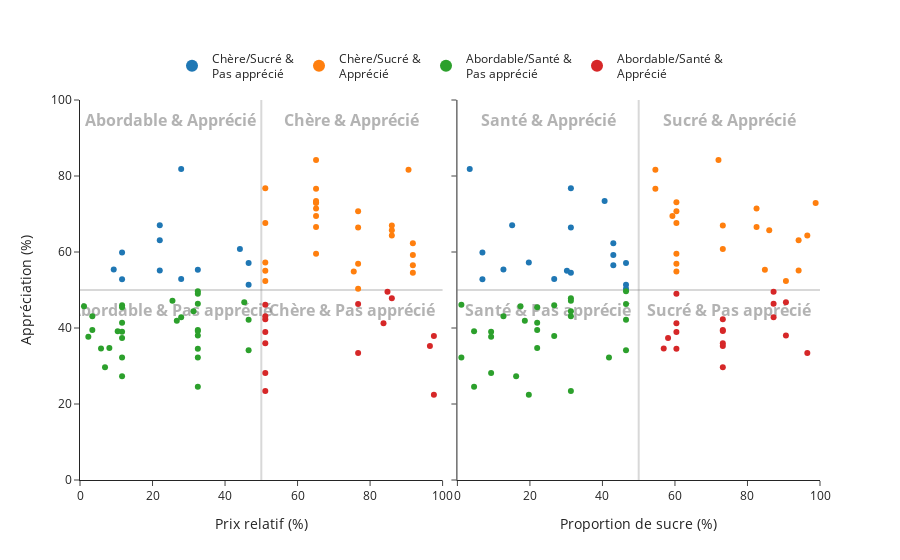

The notebook cell saved with this chart:
### Code cell
scat1 = px.scatter(filtered1_df, x=x_col1, y=y_col, color='couleur', hover_data=['competitorname'], template='simple_white')

scat2 = px.scatter(filtered2_df, x=x_col2, y=y_col, color='couleur', hover_data=['competitorname'], template='simple_white')
scat2.update_traces(xaxis='x2')
scat2.update_traces(yaxis='y2')
scat2.update_traces(showlegend=False)
#scat2.for_each_trace(lambda x: x.update(legendgroup=x['legendgroup'] + '-1'))

text = [
    # Text Right Graph
    go.Scatter(x=[25], y=[94], mode='text', text='<b style="color:grey; font-size:1.3em">Abordable & Apprécié</b>', textposition='middle center', textfont_color='rgba(80,80,80,0.6)', showlegend=False, xaxis='x', yaxis='y'),
    go.Scatter(x=[25], y=[44], mode='text', text='<b style="color:grey; font-size:1.3em">Abordable & Pas apprécié</b>', textposition='middle center', textfont_color='rgba(80,80,80,0.6)', showlegend=False, xaxis='x', yaxis='y'),
    go.Scatter(x=[75], y=[94], mode='text', text='<b style="color:grey; font-size:1.3em">Chère & Apprécié</b>', textposition='middle center', textfont_color='rgba(80,80,80,0.6)', showlegend=False, xaxis='x', yaxis='y'),
    go.Scatter(x=[75], y=[44], mode='text', text='<b style="color:grey; font-size:1.3em">Chère & Pas apprécié</b>', textposition='middle center', textfont_color='rgba(80,80,80,0.6)', showlegend=False, xaxis='x', yaxis='y'),
    
    # Text Left Graph
    go.Scatter(x=[25], y=[94], mode='text', text='<b style="color:grey; font-size:1.3em">Santé & Apprécié</b>', textposition='middle center', textfont_color='rgba(80,80,80,0.6)', showlegend=False, xaxis='x2', yaxis='y2'),
    go.Scatter(x=[25], y=[44], mode='text', text='<b style="color:grey; font-size:1.3em">Santé & Pas apprécié</b>', textposition='middle center', textfont_color='rgba(80,80,80,0.6)', showlegend=False, xaxis='x2', yaxis='y2'),
    go.Scatter(x=[75], y=[94], mode='text', text='<b style="color:grey; font-size:1.3em">Sucré & Apprécié</b>', textposition='middle center', textfont_color='rgba(80,80,80,0.6)', showlegend=False, xaxis='x2', yaxis='y2'),
    go.Scatter(x=[75], y=[44], mode='text', text='<b style="color:grey; font-size:1.3em">Sucré & Pas apprécié</b>', textposition='middle center', textfont_color='rgba(80,80,80,0.6)', showlegend=False, xaxis='x2', yaxis='y2'),
]

fig = go.Figure([*text, *scat1.data, *scat2.data], layout={
    "xaxis":  {'anchor': 'y' , 'domain': [0, .49], 'range': [0, 100], 'title': {'text': 'Prix relatif (%)'}},
    "xaxis2": {'anchor': 'y2', 'domain': [.51, 1], 'range': [0, 100], 'matches': 'x', 'title': {'text': 'Proportion de sucre (%)'}},
    "yaxis":  {'anchor': 'x' , 'domain': [0, 1]  , 'range': [0, 100], 'title': {'text': 'Appréciation (%)'}},
    "yaxis2": {'anchor': 'x2', 'domain': [0, 1]  , 'range': [0, 100], 'matches': 'y', 'showticklabels': False},
    "shapes":[
        {'layer': 'below', 'line': {'color': 'grey', 'width': 2}, 'type': 'line', 'x0': 50, 'x1': 50, 'xref': 'x'        , 'y0': 0 , 'y1': 1 , 'yref': 'y domain' },
        {'layer': 'below', 'line': {'color': 'grey', 'width': 2}, 'type': 'line', 'x0': 50, 'x1': 50, 'xref': 'x2'       , 'y0': 0 , 'y1': 1 , 'yref': 'y2 domain'},
        {'layer': 'below', 'line': {'color': 'grey', 'width': 2}, 'type': 'line', 'x0': 0 , 'x1': 1 , 'xref': 'x domain' , 'y0': 50, 'y1': 50, 'yref': 'y'        },
        {'layer': 'below', 'line': {'color': 'grey', 'width': 2}, 'type': 'line', 'x0': 0 , 'x1': 1 , 'xref': 'x2 domain', 'y0': 50, 'y1': 50, 'yref': 'y2'       }
    ],
    'legend' : {'itemsizing': 'constant', 'orientation': 'h', 'title': {'text': ''}, 'tracegroupgap': 0, 'x': 0.5, 'xanchor': 'center', 'y': 1.03, 'yanchor': 'bottom'},
    #'legend' : {'itemsizing': 'constant', 'orientation': 'h', 'title': {'text': ''}, 'tracegroupgap': 0, 'x': 0.25, 'xanchor': 'center', 'y': 1.03, 'yanchor': 'bottom'},
    # 'legend2': {'itemsizing': 'constant', 'orientation': 'h', 'title': {'text': ''}, 'tracegroupgap': 0, 'x': 0.75, 'xanchor': 'center', 'y': 1.03, 'yanchor': 'bottom'},
    'template': "simple_white"
})

fig.update_traces(hovertemplate="""
<b style="font-size: 1.3em">%{customdata}</b><br>
%{yaxis.title.text}: %{y}<br>
%{xaxis.title.text}: %{x}<br>
<extra></extra>
""", selector=dict(type="scatter", mode="markers"))
fig.update_traces(hoverinfo='skip', selector=dict(type="scatter", mode="text"))


#print(fig)

### Figure 1 — Plotly figure (JSON) as saved in the notebook; plotly's stock layout.template omitted (floating-point values rounded to 4 significant figures)
{"data": [{"hoverinfo": "skip", "mode": "text", "showlegend": false, "text": "<b style=\"color:grey; font-size:1.3em\">Abordable & Apprécié</b>", "textfont": {"color": "rgba(80,80,80,0.6)"}, "textposition": "middle center", "type": "scatter", "x": [25], "xaxis": "x", "y": [94], "yaxis": "y"}, {"hoverinfo": "skip", "mode": "text", "showlegend": false, "text": "<b style=\"color:grey; font-size:1.3em\">Abordable & Pas apprécié</b>", "textfont": {"color": "rgba(80,80,80,0.6)"}, "textposition": "middle center", "type": "scatter", "x": [25], "xaxis": "x", "y": [44], "yaxis": "y"}, {"hoverinfo": "skip", "mode": "text", "showlegend": false, "text": "<b style=\"color:grey; font-size:1.3em\">Chère & Apprécié</b>", "textfont": {"color": "rgba(80,80,80,0.6)"}, "textposition": "middle center", "type": "scatter", "x": [75], "xaxis": "x", "y": [94], "yaxis": "y"}, {"hoverinfo": "skip", "mode": "text", "showlegend": false, "text": "<b style=\"color:grey; font-size:1.3em\">Chère & Pas apprécié</b>", "textfont": {"color": "rgba(80,80,80,0.6)"}, "textposition": "middle center", "type": "scatter", "x": [75], "xaxis": "x", "y": [44], "yaxis": "y"}, {"hoverinfo": "skip", "mode": "text", "showlegend": false, "text": "<b style=\"color:grey; font-size:1.3em\">Santé & Apprécié</b>", "textfont": {"color": "rgba(80,80,80,0.6)"}, "textposition": "middle center", "type": "scatter", "x": [25], "xaxis": "x2", "y": [94], "yaxis": "y2"}, {"hoverinfo": "skip", "mode": "text", "showlegend": false, "text": "<b style=\"color:grey; font-size:1.3em\">Santé & Pas apprécié</b>", "textfont": {"color": "rgba(80,80,80,0.6)"}, "textposition": "middle center", "type": "scatter", "x": [25], "xaxis": "x2", "y": [44], "yaxis": "y2"}, {"hoverinfo": "skip", "mode": "text", "showlegend": false, "text": "<b style=\"color:grey; font-size:1.3em\">Sucré & Apprécié</b>", "textfont": {"color": "rgba(80,80,80,0.6)"}, "textposition": "middle center", "type": "scatter", "x": [75], "xaxis": "x2", "y": [94], "yaxis": "y2"}, {"hoverinfo": "skip", "mode": "text", "showlegend": false, "text": "<b style=\"color:grey; font-size:1.3em\">Sucré & Pas apprécié</b>", "textfont": {"color": "rgba(80,80,80,0.6)"}, "textposition": "middle center", "type": "scatter", "x": [75], "xaxis": "x2", "y": [44], "yaxis": "y2"}, {"customdata": [["Reese's Miniatures"], ["Milky Way Midnight"], ["Haribo Sour Bears"], ["Lifesavers big ring gummies"], ["Nerds"], ["Hershey's Kisses"], ["Skittles original"], ["Haribo Gold Bears"], ["Skittles wildberry"], ["Sour Patch Kids"], ["Sour Patch Tricksters"], ["Starburst"]], "hovertemplate": "\n<b style=\"font-size: 1.3em\">%{customdata}</b><br>\n%{yaxis.title.text}: %{y}<br>\n%{xaxis.title.text}: %{x}<br>\n<extra></extra>\n", "legendgroup": "Chère/Sucré &<br>Pas apprécié", "marker": {"color": "#1F77B4", "symbol": "circle"}, "mode": "markers", "name": "Chère/Sucré &<br>Pas apprécié", "orientation": "v", "showlegend": true, "type": "scatter", "x": [27.9, 44.1, 46.5, 27.9, 32.5, 9.3, 22, 46.5, 22, 11.6, 11.6, 22], "xaxis": "x", "y": [81.87, 60.8, 51.41, 52.91, 55.35, 55.38, 63.09, 57.12, 55.1, 59.86, 52.83, 67.04], "yaxis": "y"}, {"customdata": [["Milky Way"], ["Milky Way Simply Caramel"], ["Mr Good Bar"], ["Milk Duds"], ["M&M's"], ["3 Musketeers"], ["100 Grand"], ["Nestle Crunch"], ["Peanut M&Ms"], ["Reese's Peanut Butter cup"], ["Reese's pieces"], ["Reese's stuffed with pieces"], ["Rolo"], ["Snickers"], ["Snickers Crisper"], ["Swedish Fish"], ["Twix"], ["Peanut butter M&M's"], ["Nestle Butterfinger"], ["Kit Kat"], ["Junior Mints"], ["Hershey's Special Dark"], ["Hershey's Milk Chocolate"], ["Hershey's Krackel"], ["Baby Ruth"], ["Almond Joy"], ["Air Heads"]], "hovertemplate": "\n<b style=\"font-size: 1.3em\">%{customdata}</b><br>\n%{yaxis.title.text}: %{y}<br>\n%{xaxis.title.text}: %{x}<br>\n<extra></extra>\n", "legendgroup": "Chère/Sucré &<br>Apprécié", "marker": {"color": "#FF7F0E", "symbol": "circle"}, "mode": "markers", "name": "Chère/Sucré &<br>Apprécié", "orientation": "v", "showlegend": true, "type": "scatter", "x": [65.1, 86.0, 91.8, 51.1, 65.1, 51.1, 86.0, 76.7, 65.1, 65.1, 65.1, 65.1, 86.0, 65.1, 65.1, 75.5, 90.6, 65.1, 76.7, 51.1, 51.1, 91.8, 91.8, 91.8, 76.7, 76.7, 51.1], "xaxis": "x", "y": [73.1, 64.35, 54.53, 55.06, 66.57, 67.6, 66.97, 66.47, 69.48, 84.18, 73.43, 72.89, 65.72, 76.67, 59.53, 54.86, 81.64, 71.47, 70.74, 76.77, 57.22, 59.24, 56.49, 62.28, 56.91, 50.35, 52.34], "yaxis": "y"}, {"customdata": [["Lemonhead"], ["Super Bubble"], ["Caramel Apple Pops"], ["Smarties candy"], ["Candy Corn"], ["Strawberry bon bons"], ["Sugar Daddy"], ["Tootsie Roll Snack Bars"], ["Tootsie Pop"], ["Tootsie Roll Midgies"], ["Laffy Taffy"], ["Trolli Sour Bites"], ["One dime"], ["Twizzlers"], ["Warheads"], ["Welch's Fruit Snacks"], ["Werther's Original Caramel"], ["Sixlets"], ["Runts"], ["Root Beer Barrels"], ["Fruit Chews"], ["Mike & Ike"], ["Haribo Twin Snakes"], ["Haribo Happy Cola"], ["Gobstopper"], ["Now & Later"], ["Fun Dip"], ["Red vines"], ["Pixie Sticks"], ["Dum Dums"], ["Chiclets"]], "hovertemplate": "\n<b style=\"font-size: 1.3em\">%{customdata}</b><br>\n%{yaxis.title.text}: %{y}<br>\n%{xaxis.title.text}: %{x}<br>\n<extra></extra>\n", "legendgroup": "Abordable/Santé &<br>Pas apprécié", "marker": {"color": "#2CA02C", "symbol": "circle"}, "mode": "markers", "name": "Abordable/Santé &<br>Pas apprécié", "orientation": "v", "showlegend": true, "type": "scatter", "x": [10.4, 11.6, 32.5, 11.6, 32.5, 5.8, 32.5, 32.5, 32.5, 1.1, 11.6, 25.5, 11.6, 11.6, 11.6, 31.3, 26.7, 8.1, 27.9, 6.9, 3.4, 32.5, 46.5, 46.5, 45.3, 32.5, 32.5, 11.6, 2.3, 3.4, 32.5], "xaxis": "x", "y": [39.14, 27.3, 34.52, 46.0, 38.01, 34.58, 32.23, 49.65, 48.98, 45.74, 41.39, 47.17, 32.26, 45.47, 39.01, 44.38, 41.9, 34.72, 42.85, 29.7, 43.09, 46.41, 42.18, 34.16, 46.78, 39.45, 39.19, 37.35, 37.72, 39.46, 24.52], "yaxis": "y"}, {"customdata": [["Nik L Nip"], ["Charleston Chew"], ["Jawbusters"], ["Mounds"], ["Ring pop"], ["Nestle Smarties"], ["Dots"], ["Pop Rocks"], ["Tootsie Roll Juniors"], ["Payday"], ["One quarter"], ["Boston Baked Beans"], ["Chewey Lemonhead Fruit Mix"], ["Sugar Babies"], ["Whoppers"]], "hovertemplate": "\n<b style=\"font-size: 1.3em\">%{customdata}</b><br>\n%{yaxis.title.text}: %{y}<br>\n%{xaxis.title.text}: %{x}<br>\n<extra></extra>\n", "legendgroup": "Abordable/Santé &<br>Apprécié", "marker": {"color": "#D62728", "symbol": "circle"}, "mode": "markers", "name": "Abordable/Santé &<br>Apprécié", "orientation": "v", "showlegend": true, "type": "scatter", "x": [97.6, 51.1, 51.1, 86.0, 96.5, 97.6, 51.1, 83.7, 51.1, 76.7, 51.1, 51.1, 51.1, 76.7, 84.8], "xaxis": "x", "y": [22.45, 38.98, 28.13, 47.83, 35.29, 37.89, 42.27, 41.27, 43.07, 46.3, 46.12, 23.42, 36.02, 33.44, 49.52], "yaxis": "y"}, {"customdata": [["Junior Mints"], ["Hershey's Kisses"], ["Haribo Sour Bears"], ["Nestle Crunch"], ["Haribo Gold Bears"], ["Milk Duds"], ["Reese's Miniatures"], ["Hershey's Milk Chocolate"], ["Reese's pieces"], ["Hershey's Special Dark"], ["Hershey's Krackel"], ["Kit Kat"], ["Mr Good Bar"], ["Sour Patch Kids"], ["Sour Patch Tricksters"], ["Almond Joy"], ["Starburst"], ["Lifesavers big ring gummies"]], "hovertemplate": "\n<b style=\"font-size: 1.3em\">%{customdata}</b><br>\n%{yaxis.title.text}: %{y}<br>\n%{xaxis.title.text}: %{x}<br>\n<extra></extra>\n", "legendgroup": "Chère/Sucré &<br>Pas apprécié", "marker": {"color": "#1F77B4", "symbol": "circle"}, "mode": "markers", "name": "Chère/Sucré &<br>Pas apprécié", "orientation": "v", "showlegend": false, "type": "scatter", "x": [19.7, 12.7, 46.5, 31.3, 46.5, 30.2, 3.4, 43.0, 40.6, 43.0, 43.0, 31.3, 31.3, 6.9, 6.9, 46.5, 15.1, 26.7], "xaxis": "x2", "y": [57.22, 55.38, 51.41, 66.47, 57.12, 55.06, 81.87, 56.49, 73.43, 59.24, 62.28, 76.77, 54.53, 59.86, 52.83, 50.35, 67.04, 52.91], "yaxis": "y2"}, {"customdata": [["Nerds"], ["Milky Way Simply Caramel"], ["Milky Way Midnight"], ["100 Grand"], ["Peanut M&Ms"], ["3 Musketeers"], ["Reese's Peanut Butter cup"], ["Reese's stuffed with pieces"], ["Rolo"], ["Skittles original"], ["Skittles wildberry"], ["Snickers"], ["Snickers Crisper"], ["Swedish Fish"], ["Twix"], ["Milky Way"], ["Nestle Butterfinger"], ["M&M's"], ["Peanut butter M&M's"], ["Air Heads"], ["Baby Ruth"]], "hovertemplate": "\n<b style=\"font-size: 1.3em\">%{customdata}</b><br>\n%{yaxis.title.text}: %{y}<br>\n%{xaxis.title.text}: %{x}<br>\n<extra></extra>\n", "legendgroup": "Chère/Sucré &<br>Apprécié", "marker": {"color": "#FF7F0E", "symbol": "circle"}, "mode": "markers", "name": "Chère/Sucré &<br>Apprécié", "orientation": "v", "showlegend": false, "type": "scatter", "x": [84.8, 96.5, 73.2, 73.2, 59.3, 60.4, 72.0, 98.8, 86.0, 94.1, 94.1, 54.6, 60.4, 60.4, 54.6, 60.4, 60.4, 82.5, 82.5, 90.6, 60.4], "xaxis": "x2", "y": [55.35, 64.35, 60.8, 66.97, 69.48, 67.6, 84.18, 72.89, 65.72, 63.09, 55.1, 76.67, 59.53, 54.86, 81.64, 73.1, 70.74, 66.57, 71.47, 52.34, 56.91], "yaxis": "y2"}, {"customdata": [["Fruit Chews"], ["Tootsie Roll Snack Bars"], ["Chiclets"], ["Tootsie Roll Midgies"], ["Tootsie Roll Juniors"], ["Sixlets"], ["Smarties candy"], ["Nestle Smarties"], ["One dime"], ["One quarter"], ["Super Bubble"], ["Boston Baked Beans"], ["Trolli Sour Bites"], ["Sugar Daddy"], ["Lemonhead"], ["Warheads"], ["Welch's Fruit Snacks"], ["Pixie Sticks"], ["Werther's Original Caramel"], ["Payday"], ["Now & Later"], ["Twizzlers"], ["Nik L Nip"], ["Haribo Happy Cola"], ["Haribo Twin Snakes"], ["Jawbusters"], ["Laffy Taffy"], ["Mounds"]], "hovertemplate": "\n<b style=\"font-size: 1.3em\">%{customdata}</b><br>\n%{yaxis.title.text}: %{y}<br>\n%{xaxis.title.text}: %{x}<br>\n<extra></extra>\n", "legendgroup": "Abordable/Santé &<br>Pas apprécié", "marker": {"color": "#2CA02C", "symbol": "circle"}, "mode": "markers", "name": "Abordable/Santé &<br>Pas apprécié", "orientation": "v", "showlegend": false, "type": "scatter", "x": [12.7, 46.5, 4.6, 17.4, 31.3, 22, 26.7, 26.7, 1.1, 1.1, 16.2, 31.3, 31.3, 41.8, 4.6, 9.3, 31.3, 9.3, 18.6, 46.5, 22, 22, 19.7, 46.5, 46.5, 9.3, 22, 31.3], "xaxis": "x2", "y": [43.09, 49.65, 24.52, 45.74, 43.07, 34.72, 46.0, 37.89, 32.26, 46.12, 27.3, 23.42, 47.17, 32.23, 39.14, 39.01, 44.38, 37.72, 41.9, 46.3, 39.45, 45.47, 22.45, 34.16, 42.18, 28.13, 41.39, 47.83], "yaxis": "y2"}, {"customdata": [["Sugar Babies"], ["Tootsie Pop"], ["Mike & Ike"], ["Chewey Lemonhead Fruit Mix"], ["Strawberry bon bons"], ["Candy Corn"], ["Caramel Apple Pops"], ["Charleston Chew"], ["Runts"], ["Root Beer Barrels"], ["Ring pop"], ["Dots"], ["Dum Dums"], ["Fun Dip"], ["Red vines"], ["Pop Rocks"], ["Gobstopper"], ["Whoppers"]], "hovertemplate": "\n<b style=\"font-size: 1.3em\">%{customdata}</b><br>\n%{yaxis.title.text}: %{y}<br>\n%{xaxis.title.text}: %{x}<br>\n<extra></extra>\n", "legendgroup": "Abordable/Santé &<br>Apprécié", "marker": {"color": "#D62728", "symbol": "circle"}, "mode": "markers", "name": "Abordable/Santé &<br>Apprécié", "orientation": "v", "showlegend": false, "type": "scatter", "x": [96.5, 60.4, 87.2, 73.2, 56.9, 90.6, 60.4, 60.4, 87.2, 73.2, 73.2, 73.2, 73.2, 73.2, 58.1, 60.4, 90.6, 87.2], "xaxis": "x2", "y": [33.44, 48.98, 46.41, 36.02, 34.58, 38.01, 34.52, 38.98, 42.85, 29.7, 35.29, 42.27, 39.46, 39.19, 37.35, 41.27, 46.78, 49.52], "yaxis": "y2"}], "layout": {"autosize": true, "legend": {"itemsizing": "constant", "orientation": "h", "title": {"text": ""}, "tracegroupgap": 0, "x": 0.5, "xanchor": "center", "y": 1.03, "yanchor": "bottom"}, "shapes": [{"layer": "below", "line": {"color": "grey", "width": 2}, "type": "line", "x0": 50, "x1": 50, "xref": "x", "y0": 0, "y1": 1, "yref": "y domain"}, {"layer": "below", "line": {"color": "grey", "width": 2}, "type": "line", "x0": 50, "x1": 50, "xref": "x2", "y0": 0, "y1": 1, "yref": "y2 domain"}, {"layer": "below", "line": {"color": "grey", "width": 2}, "type": "line", "x0": 0, "x1": 1, "xref": "x domain", "y0": 50, "y1": 50, "yref": "y"}, {"layer": "below", "line": {"color": "grey", "width": 2}, "type": "line", "x0": 0, "x1": 1, "xref": "x2 domain", "y0": 50, "y1": 50, "yref": "y2"}], "xaxis": {"anchor": "y", "domain": [0, 0.49], "range": [0, 100], "title": {"text": "Prix relatif (%)"}, "type": "linear"}, "xaxis2": {"anchor": "y2", "domain": [0.51, 1], "matches": "x", "range": [0, 100], "title": {"text": "Proportion de sucre (%)"}, "type": "linear"}, "yaxis": {"anchor": "x", "domain": [0, 1], "range": [0, 100], "title": {"text": "Appréciation (%)"}, "type": "linear"}, "yaxis2": {"anchor": "x2", "domain": [0, 1], "matches": "y", "range": [0, 100], "showticklabels": false, "type": "linear"}}}
